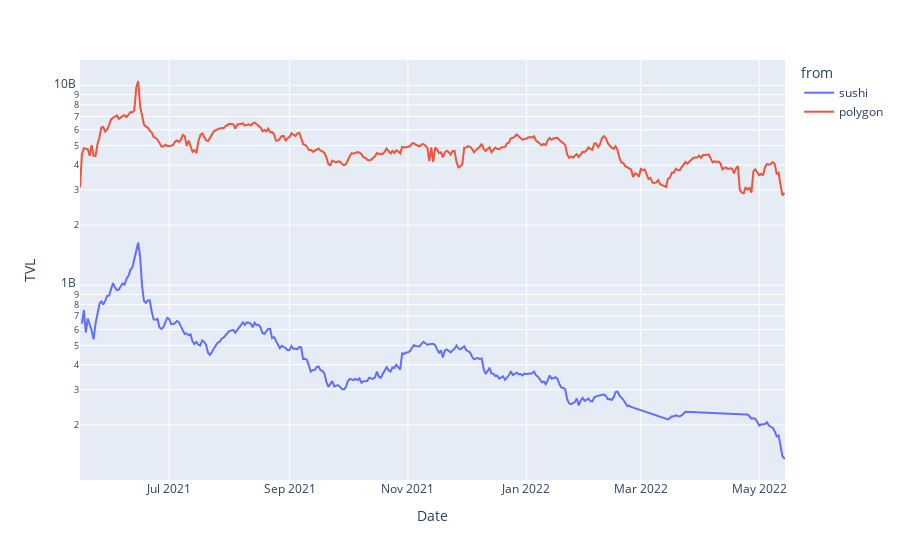

Source (notebook cell):
### Code cell
fig = px.line(data[data.Date > '2021-05-15'], x="Date", y="TVL", color='from', log_y=True)
fig.show()

### Figure 1 — Plotly figure (JSON) as saved in the notebook; plotly's stock layout.template omitted (floating-point values rounded to 4 significant figures; data arrays with more than 128 entries replaced by an {"elided": "..."} marker saying what was removed)
{"data": [{"hovertemplate": "from=sushi<br>Date=%{x}<br>TVL=%{y}<extra></extra>", "legendgroup": "sushi", "line": {"color": "#636efa", "dash": "solid"}, "marker": {"symbol": "circle"}, "mode": "lines", "name": "sushi", "orientation": "v", "showlegend": true, "type": "scatter", "x": {"elided": "312 str values"}, "xaxis": "x", "y": {"elided": "312 int values"}, "yaxis": "y"}, {"hovertemplate": "from=polygon<br>Date=%{x}<br>TVL=%{y}<extra></extra>", "legendgroup": "polygon", "line": {"color": "#EF553B", "dash": "solid"}, "marker": {"symbol": "circle"}, "mode": "lines", "name": "polygon", "orientation": "v", "showlegend": true, "type": "scatter", "x": {"elided": "364 str values"}, "xaxis": "x", "y": {"elided": "364 int values"}, "yaxis": "y"}], "layout": {"legend": {"title": {"text": "from"}, "tracegroupgap": 0}, "margin": {"t": 60}, "xaxis": {"anchor": "y", "domain": [0, 1], "title": {"text": "Date"}}, "yaxis": {"anchor": "x", "domain": [0, 1], "title": {"text": "TVL"}, "type": "log"}}}
